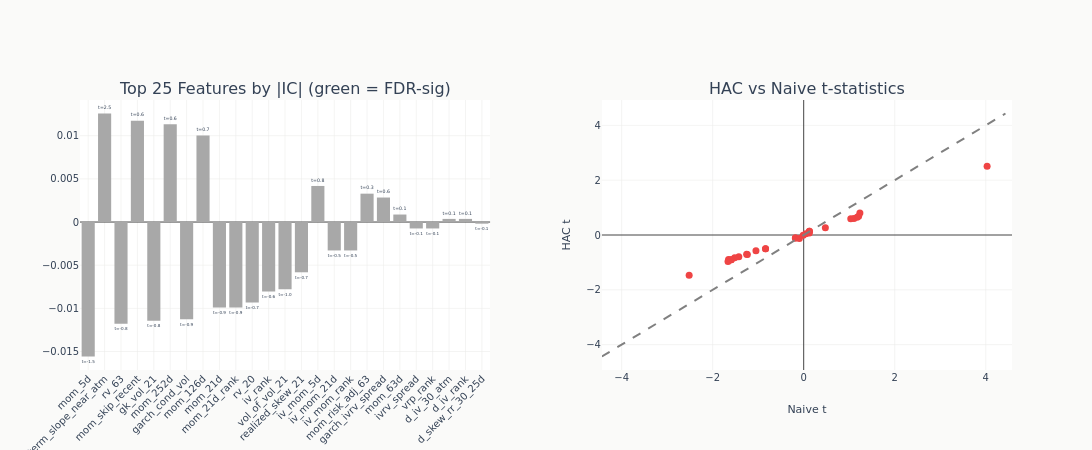

Notebook cell for this chart:
### Code cell
top_n = min(25, len(eval_summary))
top = eval_summary.head(top_n)

fig = make_subplots(
    rows=1,
    cols=2,
    subplot_titles=[
        f"Top {top_n} Features by |IC| (green = FDR-sig)",
        "HAC vs Naive t-statistics",
    ],
    horizontal_spacing=0.12,
)

colors = [COLORS["positive"] if s else GRAY_FILLS["muted"] for s in top["fdr_sig"].to_list()]
fig.add_trace(
    go.Bar(
        x=top["feature"].to_list(),
        y=top["ic_mean"].to_list(),
        marker_color=colors,
        text=[f"t={t:.1f}" for t in top["hac_t"].to_list()],
        textposition="outside",
        showlegend=False,
    ),
    row=1,
    col=1,
)

fig.add_trace(
    go.Scatter(
        x=eval_summary["naive_t"].to_list(),
        y=eval_summary["hac_t"].to_list(),
        mode="markers",
        marker=dict(
            color=[
                COLORS["positive"] if s else COLORS["negative"]
                for s in eval_summary["fdr_sig"].to_list()
            ],
            size=7,
        ),
        text=eval_summary["feature"].to_list(),
        showlegend=False,
    ),
    row=1,
    col=2,
)
max_t = (
    max(
        eval_summary["naive_t"].cast(pl.Float64, strict=False).abs().max() or 1.0,
        eval_summary["hac_t"].cast(pl.Float64, strict=False).abs().max() or 1.0,
    )
    * 1.1
)
fig.add_trace(
    go.Scatter(
        x=[-max_t, max_t],
        y=[-max_t, max_t],
        mode="lines",
        line=dict(dash="dash", color="gray"),
        showlegend=False,
    ),
    row=1,
    col=2,
)

fig.update_layout(template="ml4t", height=450, width=1100)
fig.update_xaxes(tickangle=-45, row=1, col=1)
fig.update_xaxes(title_text="Naive t", row=1, col=2)
fig.update_yaxes(title_text="HAC t", row=1, col=2)
fig.show()

### Figure 1 — Plotly figure (JSON) as saved in the notebook; plotly's stock layout.template omitted (floating-point values rounded to 4 significant figures)
{"data": [{"marker": {"color": ["#a8a8a8", "#a8a8a8", "#a8a8a8", "#a8a8a8", "#a8a8a8", "#a8a8a8", "#a8a8a8", "#a8a8a8", "#a8a8a8", "#a8a8a8", "#a8a8a8", "#a8a8a8", "#a8a8a8", "#a8a8a8", "#a8a8a8", "#a8a8a8", "#a8a8a8", "#a8a8a8", "#a8a8a8", "#a8a8a8", "#a8a8a8", "#a8a8a8", "#a8a8a8", "#a8a8a8", "#a8a8a8"]}, "showlegend": false, "text": ["t=-1.5", "t=2.5", "t=-0.8", "t=0.6", "t=-0.8", "t=0.6", "t=-0.9", "t=0.7", "t=-0.9", "t=-0.9", "t=-0.7", "t=-0.6", "t=-1.0", "t=-0.7", "t=0.8", "t=-0.5", "t=-0.5", "t=0.3", "t=0.6", "t=0.1", "t=-0.1", "t=-0.1", "t=0.1", "t=0.1", "t=-0.1"], "textposition": "outside", "type": "bar", "x": ["mom_5d", "term_slope_near_atm", "rv_63", "mom_skip_recent", "gk_vol_21", "mom_252d", "garch_cond_vol", "mom_126d", "mom_21d", "mom_21d_rank", "rv_20", "iv_rank", "vol_of_vol_21", "realized_skew_21", "iv_mom_5d", "iv_mom_21d", "iv_mom_rank", "mom_risk_adj_63", "garch_ivrv_spread", "mom_63d", "ivrv_spread", "vrp_rank", "d_iv_30_atm", "d_iv_rank", "d_skew_rr_30_25d"], "xaxis": "x", "y": [-0.01558, 0.01257, -0.01178, 0.01174, -0.01143, 0.01132, -0.01127, 0.01003, -0.00991, -0.00991, -0.009308, -0.008053, -0.007794, -0.00582, 0.004179, -0.003292, -0.003292, 0.003286, 0.002839, 0.0008695, -0.0007444, -0.0007444, 0.0003634, 0.0003634, -0.0001875], "yaxis": "y"}, {"marker": {"color": ["#ef4444", "#ef4444", "#ef4444", "#ef4444", "#ef4444", "#ef4444", "#ef4444", "#ef4444", "#ef4444", "#ef4444", "#ef4444", "#ef4444", "#ef4444", "#ef4444", "#ef4444", "#ef4444", "#ef4444", "#ef4444", "#ef4444", "#ef4444", "#ef4444", "#ef4444", "#ef4444", "#ef4444", "#ef4444", "#ef4444", "#ef4444"], "size": 7}, "mode": "markers", "showlegend": false, "text": ["mom_5d", "term_slope_near_atm", "rv_63", "mom_skip_recent", "gk_vol_21", "mom_252d", "garch_cond_vol", "mom_126d", "mom_21d", "mom_21d_rank", "rv_20", "iv_rank", "vol_of_vol_21", "realized_skew_21", "iv_mom_5d", "iv_mom_21d", "iv_mom_rank", "mom_risk_adj_63", "garch_ivrv_spread", "mom_63d", "ivrv_spread", "vrp_rank", "d_iv_30_atm", "d_iv_rank", "d_skew_rr_30_25d", "garch_vol_surprise", "skew_rank"], "type": "scatter", "x": [-2.517, 4.03, -1.425, 1.174, -1.517, 1.104, -1.651, 1.207, -1.593, -1.593, -1.253, -1.049, -1.663, -1.238, 1.235, -0.838, -0.838, 0.4761, 1.034, 0.1227, -0.1822, -0.1822, 0.1256, 0.1256, -0.09592, 0.04828, -0.01136], "xaxis": "x2", "y": [-1.465, 2.509, -0.7894, 0.6497, -0.834, 0.6063, -0.8911, 0.6808, -0.9012, -0.9012, -0.7006, -0.5782, -0.9633, -0.7142, 0.8054, -0.5039, -0.5039, 0.2626, 0.5933, 0.06861, -0.1064, -0.1064, 0.1347, 0.1347, -0.1311, 0.04943, -0.006659], "yaxis": "y2"}, {"line": {"color": "gray", "dash": "dash"}, "mode": "lines", "showlegend": false, "type": "scatter", "x": [-4.433, 4.433], "xaxis": "x2", "y": [-4.433, 4.433], "yaxis": "y2"}], "layout": {"annotations": [{"font": {"size": 16}, "showarrow": false, "text": "Top 25 Features by |IC| (green = FDR-sig)", "x": 0.22, "xanchor": "center", "xref": "paper", "y": 1.0, "yanchor": "bottom", "yref": "paper"}, {"font": {"size": 16}, "showarrow": false, "text": "HAC vs Naive t-statistics", "x": 0.78, "xanchor": "center", "xref": "paper", "y": 1.0, "yanchor": "bottom", "yref": "paper"}], "height": 450, "width": 1100, "xaxis": {"anchor": "y", "domain": [0.0, 0.44], "tickangle": -45}, "xaxis2": {"anchor": "y2", "domain": [0.56, 1.0], "title": {"text": "Naive t"}}, "yaxis": {"anchor": "x", "domain": [0.0, 1.0]}, "yaxis2": {"anchor": "x2", "domain": [0.0, 1.0], "title": {"text": "HAC t"}}}}
